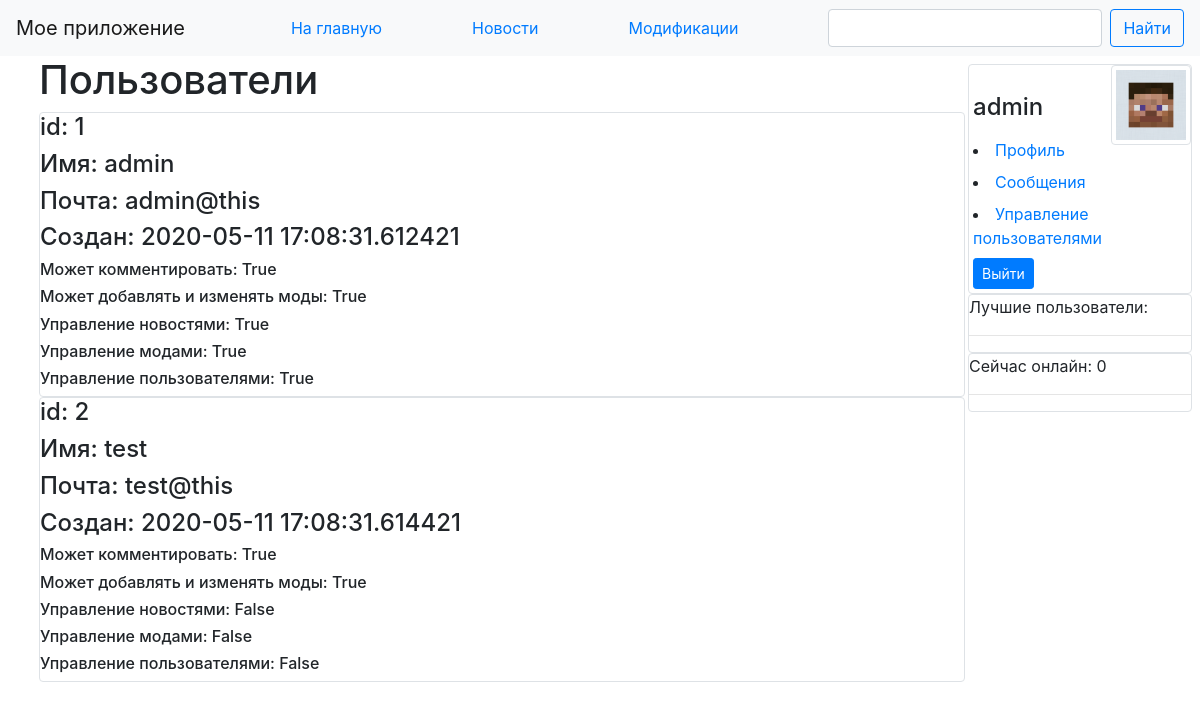
The app's page /users (signed in) with its own data.
### data/users.py (models this page shows, shortened)
class User(SqlAlchemyBase, UserMixin, SerializerMixin):
    __tablename__ = 'User'
    id = sqlalchemy.Column(sqlalchemy.Integer,
                           primary_key=True, autoincrement=True)
    name = sqlalchemy.Column(sqlalchemy.String, unique=True, nullable=True)
    email = sqlalchemy.Column(sqlalchemy.String,
                              unique=True, nullable=True)
    can_control_news = sqlalchemy.Column(sqlalchemy.Boolean, default=False)
    can_control_mods = sqlalchemy.Column(sqlalchemy.Boolean, default=False)
    can_control_users = sqlalchemy.Column(sqlalchemy.Boolean, default=False)
    can_control_comments = sqlalchemy.Column(sqlalchemy.Boolean, default=False)
    can_make_mods = sqlalchemy.Column(sqlalchemy.Boolean, default=True)
    can_comment = sqlalchemy.Column(sqlalchemy.Boolean, default=True)
    hashed_password = sqlalchemy.Column(sqlalchemy.String, nullable=True)
    api_key = sqlalchemy.Column(sqlalchemy.String, unique=True, nullable=False)
    profile_image = sqlalchemy.Column(sqlalchemy.String, default='/uploads/profile_image_default.png')
    verified = sqlalchemy.Column(sqlalchemy.Boolean, default=False)
    update_date = sqlalchemy.Column(sqlalchemy.DateTime, default=datetime.datetime.now)
    created_date = sqlalchemy.Column(sqlalchemy.DateTime, default=datetime.datetime.now)
    rated_mods = orm.relation('ModRating', lazy='dynamic')
    rated_comments = orm.relation('CommentRating', lazy='dynamic')
    posted_news = orm.relation('News', lazy='dynamic')
    posted_mods = orm.relation('Mod', lazy='dynamic')
    posted_comments = orm.relation('Comment', lazy='dynamic')
    viewed = orm.relationship("Mod", secondary="ViewerAssociation", backref=orm.backref("viewed"), lazy='dynamic')

### main.py (the view)
@app.route('/users')
@login_required
def users():
    if not load_user(current_user.id).can_control_users:
        abort(403)
    session = db_session.create_session()
    users = session.query(User).order_by(User.email)
    session.close()
    return render_template("users.html", users=users)

### data/db_session.py (called while the page is built)
def create_session() -> Session:
    global __factory
    return __factory()

### main.py (called while the page is built)
@login_manager.user_loader
def load_user(user_id):
    session = db_session.create_session()
    return session.query(User).get(user_id)

### templates/users.html
{% extends "base.html" %}
{% block content %}
<div style="display:flex; flex-direction: row; align-items: center">
    <h1>Пользователи</h1>
</div>
{% for item in users%}
<div class="col-md6 border rounded">
    <div>
        <h4>id: {{item.id}}</h4>
        <h4>Имя: {{item.name}}</h4>
        <h4>Почта: {{item.email}}</h4>
        <h4>Создан: {{item.created_date}}</h4>
    </div>
    <div>
        <h6>Может комментировать: {{item.can_comment}}</h6>
        <h6>Может добавлять и изменять моды: {{item.can_make_mods}}</h6>
    </div>
    <div>
        <h6>Управление новостями: {{item.can_control_news}}</h6>
        <h6>Управление модами: {{item.can_control_mods}}</h6>
        <h6>Управление пользователями: {{item.can_control_users}}</h6>
    </div>
</div>
{% endfor %}
{% endblock %}

### templates/base.html (shortened to what this page needs)
<!doctype html>
<html lang="en">
<head>
    <link rel="stylesheet" href="https://stackpath.bootstrapcdn.com/bootstrap/4.2.1/css/bootstrap.min.css">
    <link rel="stylesheet" media="all" type="text/css" href=" {{ url_for('static', filename='css/sidebar.css')}}">
    <link rel="stylesheet" media="all" type="text/css" href=" {{ url_for('static', filename='css/word_break.css')}}">
</head>
<body>
<header>
    <nav class="navbar navbar-light bg-light">
        <a class="navbar-brand" href="/">Мое приложение</a>
          <div class="nav-item active">
            <a href="/"> На главную</a>
          </div>
          <div class="nav-item">
            <a href="/news">Новости</a>
          </div>
          <div class="nav-item">
            <a href="/mod">Модификации</a>
          </div>
        <form class="form-inline" action="/search" method="post">
            <input class="form-control mr-sm-2" type="search" id="search" name="search" placeholder="" aria-label="">
            <button class="btn btn-outline-primary my-2 my-sm-0" type="submit">Найти</button>
        </form>
    </nav>
</header>
{% include 'sidebar/sidebar_main.html' %}
<main role="main" class="container-fluid" id="main_content">
    {% block content %}{% endblock %}
</main>
</body>
</html>

### templates/sidebar/sidebar_main.html (shortened to what this page needs)
<div class="sidenav p-2">
    {% if current_user.is_authenticated %}
        {% include 'sidebar/user_panel.html' %}
    {% else %}
        {% include 'sidebar/login_form.html' %}
    {% endif %}
    <div class="flex-col-md6 border rounded" id="BestTable">
        <div class="text-justify">Лучшие пользователи:</div>
        <hr>
    </div>
    <div class="flex-col-md6 border rounded" id="OnlineTable">
        <div class="text-justify">Сейчас онлайн: <font id="OnlineCount">0</font></div>
        <hr>
    </div>
</div>

### templates/sidebar/user_panel.html
<div class="flex-col-md6 border rounded">
        <div>
             <img class="img-fluid img-thumbnail" src="{{current_user.profile_image}}" align="right" width="80" height="80">
            <br>
            <div class="p-1"><h4>{{ current_user.name }}</h4></div>
                <div class="p-1">
                    <li><a href="/profile/{{current_user.name}}">Профиль</a></li>
                </div>
                <div class="p-1">
                    <li><a href="/messages">Сообщения</a></li>
                </div>
                {% if current_user.can_control_users %}
                <div class="p-1">
                    <li><a href="/users">Управление пользователями</a></li>
                </div>
                {% endif %}
                <div class="p-1">
                    <a class="btn btn-primary btn-sm" href="/logout">Выйти</a>
                </div>
        </div>
</div>

### static/css/sidebar.css (style rules this page uses)
.sidenav { width: 20%; position: absolute; z-index: 1; top: 1; right: 0%; overflow-x: hidden; padding-top: 20px; max-width: 280px; min-width: 220px; }
#main_content { position: absolute; left: 2%; width: calc(98% - max(min(18%, 280px), 220px)); }

### records on screen
User: profile_image (placeholder picture), name "admin", id "1", email "admin@this", created_date "2020-05-11 17:08:31.612421", can_comment "True", can_make_mods "True", can_control_news "True", can_control_mods "True", can_control_users "True"
User: id "2", name "test", email "test@this", created_date "2020-05-11 17:08:31.614421", can_comment "True", can_make_mods "True", can_control_news "False", can_control_mods "False", can_control_users "False"
